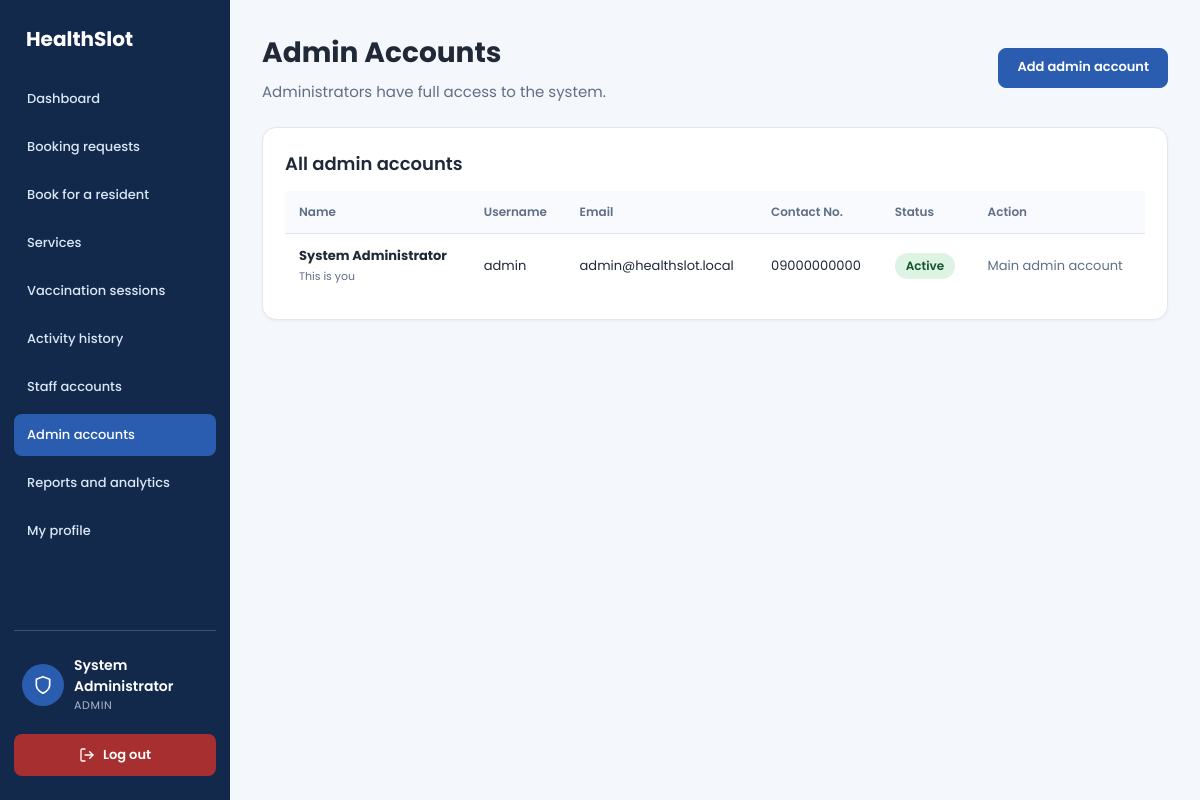
Screenshot of /admin_admin_accounts.php (signed in) with the database file from the repository.
### tables this page shows
CREATE TABLE IF NOT EXISTS `staff_tbl` (
  `staffid` int(11) NOT NULL AUTO_INCREMENT,
  `fname` varchar(50) NOT NULL,
  `mname` varchar(50) NOT NULL DEFAULT '',
  `lname` varchar(50) NOT NULL,
  `email` varchar(100) NOT NULL,
  `uname` varchar(100) NOT NULL,
  `contactnum` varchar(50) NOT NULL,
  `password` varchar(255) NOT NULL,
  `status` enum('active','inactive') NOT NULL DEFAULT 'active',
  `role` enum('staff','admin') NOT NULL DEFAULT 'staff',
  `birthday` date DEFAULT NULL,
  `sex` varchar(10) NOT NULL DEFAULT '',
  `address` varchar(100) NOT NULL DEFAULT '',
  `photo` varchar(255) NOT NULL DEFAULT '',
  `created_at` timestamp NOT NULL DEFAULT current_timestamp(),
  PRIMARY KEY (`staffid`),
  UNIQUE KEY `email` (`email`),
  UNIQUE KEY `uname` (`uname`)
);

### admin_admin_accounts.php (the view, shortened to what this page needs)
<?php
include_once("connection.php");
$myId = (int)$_SESSION['userID'];
$admins = $conn->query("SELECT staffid, fname, lname, email, uname, contactnum, status
                        FROM staff_tbl WHERE role = 'admin'
                        ORDER BY (uname = 'admin') DESC, lname, fname")->fetchAll(PDO::FETCH_ASSOC);
$activeAdmins = 0;
foreach ($admins as $a) {
    if ($a['status'] === 'active') { $activeAdmins++; }
}
?>
<!DOCTYPE html>
<html lang="en">
<head>
<link rel="stylesheet" href="style.css">
</head>
<body class="dashboard-page">
<?php include 'nav.php'; ?>
<div class="page-head">
    <div>
        <h2>Admin Accounts</h2>
        <h3>Administrators have full access to the system.</h3>
    </div>
    <a class="btn" href="admin_admin_account_form.php">Add admin account</a>
</div>
<div class="card">
    <h4>All admin accounts</h4>
    <table class="records">
        <thead>
            <tr>
                <th>Name</th>
                <th>Username</th>
                <th>Email</th>
                <th>Contact No.</th>
                <th>Status</th>
                <th>Action</th>
            </tr>
        </thead>
        <tbody>
        <?php foreach ($admins as $a): ?>
            <?php
            $isMain = ($a['uname'] === 'admin');
            $isSelf = ((int)$a['staffid'] === $myId);
            $isLastAdmin = ($a['status'] === 'active' && $activeAdmins <= 1);
            if ($isMain) {
                $lockText = 'Main admin account';
            } elseif ($isSelf) {
                $lockText = 'Your own account';
            } elseif ($isLastAdmin) {
                $lockText = 'Last active admin';
            } else {
                $lockText = '';
            }
            ?>
            <tr>
                <td>
                    <strong><?php echo htmlspecialchars($a['fname'] . ' ' . $a['lname']); ?></strong>
                    <?php if ($isSelf): ?><span class="cell-sub">This is you</span><?php endif; ?>
                </td>
                <td><?php echo htmlspecialchars($a['uname']); ?></td>
                <td><?php echo htmlspecialchars($a['email']); ?></td>
                <td><?php echo htmlspecialchars($a['contactnum']); ?></td>
                <td>
                    <span class="pill pill-<?php echo ($a['status'] === 'active') ? 'available' : 'cancelled'; ?>"><?php echo ucfirst($a['status']); ?></span>
                </td>
                <td>
                    <?php if ($lockText !== ''): ?>
                        <span class="muted"><?php echo $lockText; ?></span>
                    <?php endif; ?>
                </td>
            </tr>
        <?php endforeach; ?>
        </tbody>
    </table>
</div>
</body>
</html>

### nav.php (shortened to what this page needs)
<?php
$role = $_SESSION['role'] ?? '';
$current = basename($_SERVER['PHP_SELF']);
if ($role === 'admin') {
    $links = [
        'admin_dashboard.php' => 'Dashboard',
        'booking_request.php' => 'Booking requests',
        'book_for_resident.php' => 'Book for a resident',
        'services_offered.php' => 'Services',
        'vaccination_offered.php' => 'Vaccination sessions',
        'activity_log.php' => 'Activity history',
        'admin_staff_accounts.php' => 'Staff accounts',
        'admin_admin_accounts.php' => 'Admin accounts',
        'admin_reports.php' => 'Reports and analytics',
        'staff_profile.php' => 'My profile'
    ];
}
include_once("connection.php");
$displayName = 'User';
$roleLabel = strtoupper($role !== '' ? $role : 'user');
$profileLink = ($role === 'resident') ? 'resident_profile_page.php' : 'staff_profile.php';
$sidePhoto = '';
try {
    if ($role === 'admin' || $role === 'staff') {
        $q = $conn->prepare("SELECT fname, lname, photo FROM staff_tbl WHERE staffid = :id");
        $q->execute([':id' => (int)($_SESSION['userID'] ?? 0)]);
        $who = $q->fetch(PDO::FETCH_ASSOC);
        if ($who) {
            $displayName = $who['fname'] . ' ' . $who['lname'];
            $sidePhoto = (string)$who['photo'];
        }
    }
} catch (PDOException $e) {
}
$sidePhotoPath = 'pictures/' . basename($sidePhoto);
$hasSidePhoto = ($sidePhoto !== '' && is_file($sidePhotoPath));
?>
<div class="profile-actions">
    <?php foreach ($links as $file => $label): ?>
        <a class="btn <?php echo ($file === $current) ? 'on' : ''; ?>" href="<?php echo $file; ?>"><?php echo $label; ?></a>
    <?php endforeach; ?>
    <div class="side-user">
        <a class="side-who" href="<?php echo $profileLink; ?>" title="My profile">
            <span class="side-avatar"<?php echo $hasSidePhoto ? ' style="overflow:hidden;"' : ''; ?>>
                <?php if ($hasSidePhoto): ?>
                    <img src="<?php echo htmlspecialchars($sidePhotoPath); ?>" alt="" style="width:100%;height:100%;object-fit:cover;border-radius:50%;display:block;">
                <?php else: ?>
                <svg width="20" height="20" viewBox="0 0 24 24" fill="none" stroke="currentColor" stroke-width="2" stroke-linecap="round" stroke-linejoin="round">
                    <?php if ($role === 'admin'): ?>
                        <path d="M12 22s8-4 8-10V5l-8-3-8 3v7c0 6 8 10 8 10z"/>
                    <?php elseif ($role === 'staff'): ?>
                        <path d="M12 5v14M5 12h14"/>
                    <?php else: ?>
                        <path d="M20 21v-2a4 4 0 0 0-4-4H8a4 4 0 0 0-4 4v2"/><circle cx="12" cy="7" r="4"/>
                    <?php endif; ?>
                </svg>
                <?php endif; ?>
            </span>
            <span class="side-text">
                <span class="side-name"><?php echo htmlspecialchars($displayName); ?></span>
                <span class="side-role"><?php echo htmlspecialchars($roleLabel); ?></span>
            </span>
        </a>
        <a class="side-logout" href="logout.php">
            <svg width="16" height="16" viewBox="0 0 24 24" fill="none" stroke="currentColor" stroke-width="2" stroke-linecap="round" stroke-linejoin="round">
                <path d="M9 21H5a2 2 0 0 1-2-2V5a2 2 0 0 1 2-2h4"/><polyline points="16 17 21 12 16 7"/><line x1="21" y1="12" x2="9" y2="12"/>
            </svg>
            Log out
        </a>
    </div>
</div>

### rows the page displays
staff_tbl: displayName "System Administrator", fname+lname "System Administrator", shows "This is you", uname "admin", email "admin@healthslot.local", contactnum "09000000000", status "Active", uname "Main admin account"

### other values shown
$label "Dashboard"
$label "Booking requests"
$label "Book for a resident"
$label "Services"
$label "Vaccination sessions"
$label "Activity history"
$label "Staff accounts"
$label "Admin accounts"
$label "Reports and analytics"
$label "My profile"
$roleLabel "ADMIN"
